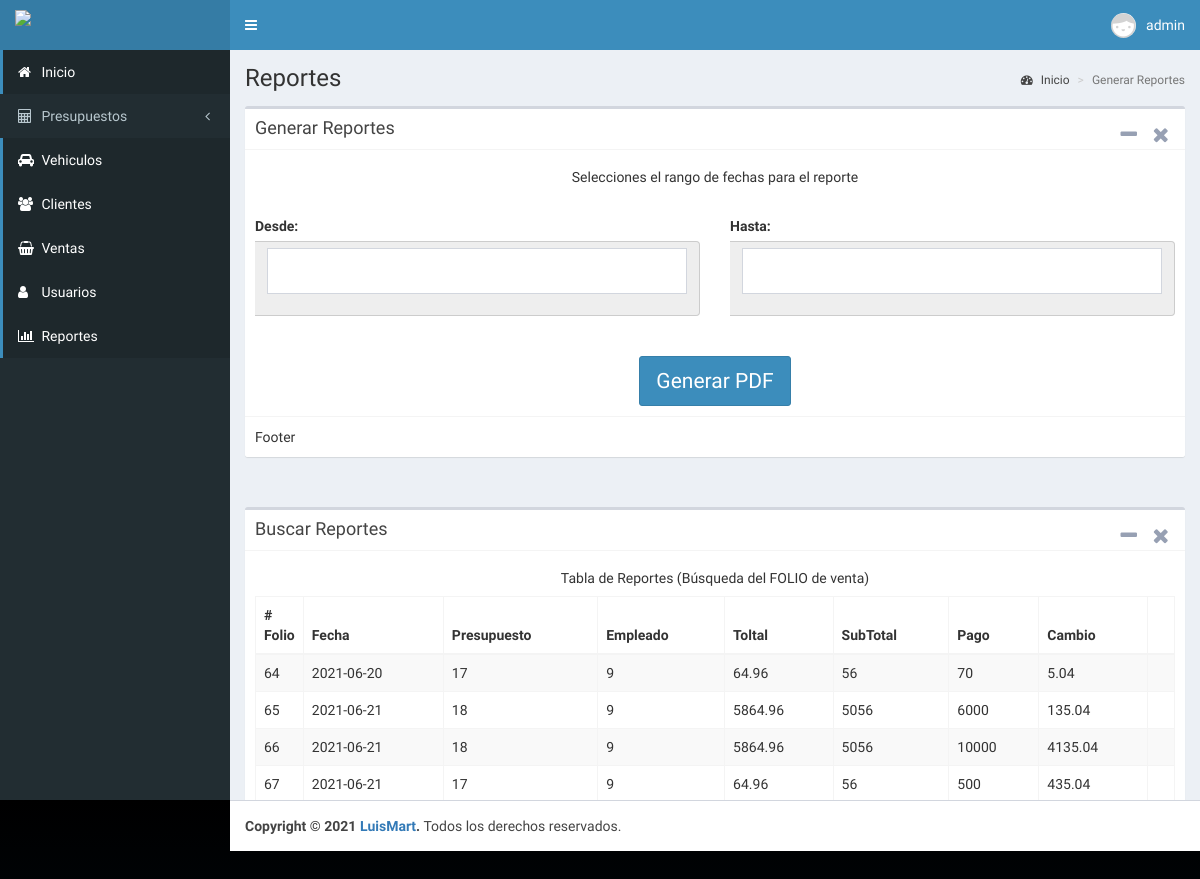
The app's page /reportes (signed in) with its own data.
### tables this page shows
CREATE TABLE `venta` (
  `folio_v` int(11) NOT NULL,
  `fecha` date DEFAULT NULL,
  `folio_p` int(11) DEFAULT NULL,
  `id_e` int(11) DEFAULT NULL,
  `total` double NOT NULL,
  `subtotal` double NOT NULL,
  `cantidad` double NOT NULL,
  `cambio` double NOT NULL
);

### controladores/plantilla.controlador.php (called while the page is built)
<?php
class ControladorPlantilla{
	public static function ctrPlantilla(){
		include "vistas/plantilla.php";
	}
}

### index.php (called while the page is built, shortened)
<?php
require_once "controladores/plantilla.controlador.php";
require_once "controladores/vehiculos.controlador.php";
require_once "controladores/venta.controlador.php";
require_once "controladores/reportes.controlador.php";
require_once "modelos/venta.modelo.php";
$plantilla = new ControladorPlantilla();
$plantilla -> ctrPlantilla();

### controladores/venta.controlador.php (called while the page is built, shortened)
<?php
class ControladorVenta
{
    public static function ctrMostrarVentas($item, $valor)
    {
        $tabla = "venta";
        $respuesta = ModeloVenta::MdlMostrarVentas($tabla, $item, $valor);
        return $respuesta;
    }
}

### modelos/conexion.php (called while the page is built)
<?php
class Conexion{
	 public static function conectar(){
		$link = new PDO("mysql:host=localhost;dbname=luismart",
			            "root",
			            "");
		$link -> exec("set names utf8");
		return $link;
	}
}

### modelos/venta.modelo.php (called while the page is built, shortened)
<?php
require_once "conexion.php";
class ModeloVenta
{
	public static function MdlMostrarVentas($tabla, $item, $valor)
	{
		if ($valor != null) {
			$stmt = Conexion::conectar()->prepare("SELECT * FROM $tabla WHERE $item = :folio_v ");
			$stmt->bindParam(":folio_v ", $valor, PDO::PARAM_STR);
			$stmt->execute();
			return $stmt->fetch();
		} else {
			$stmt = Conexion::conectar()->prepare("SELECT * FROM $tabla");
			$stmt->execute();
			return $stmt->fetchAll();
		}
	}
}

### vistas/modulos/reportes.php (the view, shortened to what this page needs)
<div class="content-wrapper">
  <section class="content-header">
    <h1>
      Reportes
    </h1>
    <ol class="breadcrumb">
      <li><a href="#"><i class="fa fa-dashboard"></i> Inicio</a></li>
      <li class="active">Generar Reportes</li>
    </ol>
  </section>
  <section class="content">
    <div class="box">
      <div class="box-header with-border">
        <h3 class="box-title">Generar Reportes</h3>
        <div class="box-tools pull-right">
          <button type="button" class="btn btn-box-tool" data-widget="collapse" data-toggle="tooltip" title="Collapse">
            <i class="fa fa-minus"></i></button>
          <button type="button" class="btn btn-box-tool" data-widget="remove" data-toggle="tooltip" title="Remove">
            <i class="fa fa-times"></i></button>
        </div>
      </div>
      <div class="box-body">
        <form role="form" method="post" class="formulario" id="formulario" enctype="multipart/form-darta">
          <h5 class="box-title text-center">Selecciones el rango de fechas para el reporte</h5>
          <br>
          <div class="row">
            <div class="col-xs-12 col-md-6">
              <label>Desde:</label>
              <div class="input-group-addon">
                <div class="form-group grupodefechas">
                  <input type="text" class="form-control input-lg" name="fecha1" id="fecha1">
                </div>
              </div>
            </div>
            <div class="col-xs-12 col-md-6">
              <label>Hasta:</label>
              <div class="input-group-addon">
                <div class="form-group  grupodefechas">
                  <input type="text" class="form-control input-lg" name="fecha2" id="fecha2">
                </div>
              </div>
            </div>
          </div>
          <br>
          <br>
          <div class="text-center">
            <abbr id="toltipx" title="Guardar formulario del cliente">
              <button id="botonpdf" type="submit" class="btn btn-primary btn-lg">Generar PDF </button>
            </abbr>
          </div>
        </form>
      </div>
      <div class="box-footer">
        Footer
      </div>
    </div>
  </section>
  <section class="content">
    <div class="box">
      <div class="box-header with-border">
        <h3 class="box-title">Buscar Reportes</h3>
        <div class="box-tools pull-right">
          <button type="button" class="btn btn-box-tool" data-widget="collapse" data-toggle="tooltip" title="Collapse">
            <i class="fa fa-minus"></i></button>
          <button type="button" class="btn btn-box-tool" data-widget="remove" data-toggle="tooltip" title="Remove">
            <i class="fa fa-times"></i></button>
        </div>
      </div>
      <div class="box-body">
        <h5 class="box-title text-center">Tabla de Reportes (Búsqueda del FOLIO de venta)</h5>
        <table class="table table-bordered table-striped dt-responsive tablas" width="100%">
          <thead>
            <tr>
              <th style="width: 10px"># Folio</th>
              <th>Fecha</th>
              <th>Presupuesto</th>
              <th>Empleado</th>
              <th>Toltal</th>
              <th>SubTotal</th>
              <th>Pago</th>
              <th>Cambio</th>
              <th></th>
            </tr>
          </thead>
          <tbody>
            <?php
            $item = null;
            $valor = null;
            $reports = ControladorVenta::ctrMostrarVentas($item, $valor);
            foreach ($reports as $key => $value) {
              echo '
              <tr>
                <td>' . $value["folio_v"] . '</td>
                <td>' . $value["fecha"] . '</td>
                <td>' . $value["folio_p"] . '</td>
                <td>' . $value["id_e"] . '</td>
                <td>' . $value["total"] . '</td>
                <td>' . $value["subtotal"] . '</td>
                <td>' . $value["cantidad"] . '</td>
                <td>' . $value["cambio"] . '</td>
                <td class="text-center" style="width: 200 px">
                  <div class="btn-group">
                  </div>
                </td>
              </tr>';
            }
            ?>
          </tbody>
        </table>
      </div>
    </div>
</div>
</div>

### vistas/css/style.css (style rules this page uses)
#toltipx { text-decoration: none; }
.btn { font-size: 1.5em; }

### records on screen
venta: folio_v "64", fecha "2021-06-20", folio_p "17", id_e "9", total "64.96", subtotal "56", cantidad "70", cambio "5.04"
venta: folio_v "65", fecha "2021-06-21", folio_p "18", id_e "9", total "5864.96", subtotal "5056", cantidad "6000", cambio "135.04"
venta: folio_v "66", fecha "2021-06-21", folio_p "18", id_e "9", total "5864.96", subtotal "5056", cantidad "10000", cambio "4135.04"
venta: folio_v "67", fecha "2021-06-21", folio_p "17", id_e "9", total "64.96", subtotal "56", cantidad "500", cambio "435.04"

### other values on screen
$_SESSION["nombre"] "admin"
